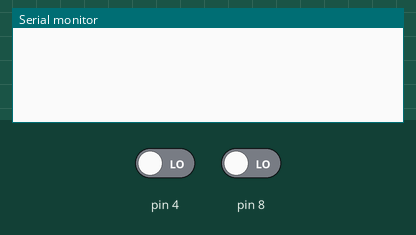
Simulated run of this sketch. Board: Arduino Uno, built with avr-gcc and run on an emulated ATmega328P. On the bench: the last lines printed to the serial monitor. Inputs (shaded band) come from the test bench; at power-on: pin 4 LOW, pin 8 LOW.

Above: at 1.2 s.
1.3 s: pin 4 driven HIGH
At 2.4 s:
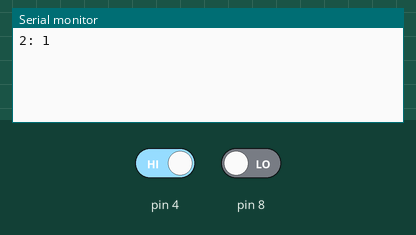
2.8 s: pin 8 driven HIGH
At 3.5 s:
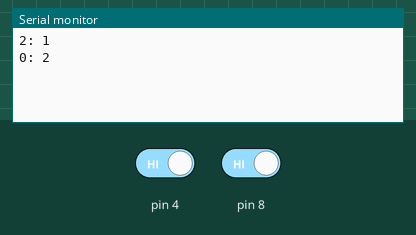
4.3 s: pin 4 driven LOW
At 4.7 s:
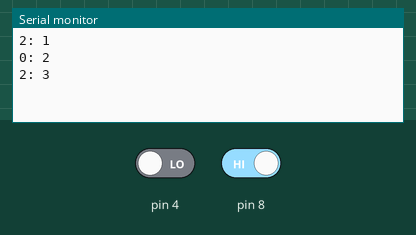
5.8 s: pin 8 driven LOW
At 7.0 s:
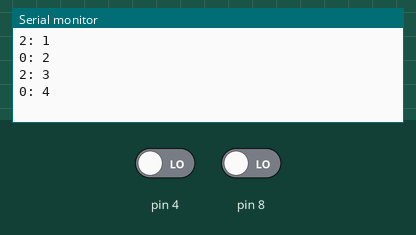
Timing chart, 0 to 8.3 s (numbered marks = the images above; inputs shaded):
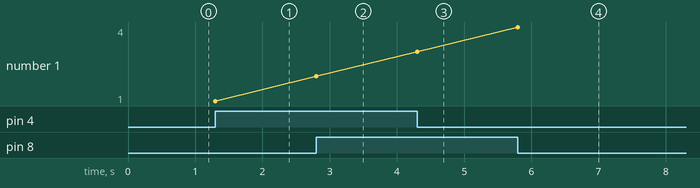

Measured:
- after the input at 1.3 s, the serial monitor: prints a new line at once (image 1)
- after the input at 2.8 s, the serial monitor: prints a new line at once (image 2)
- after the input at 4.3 s, the serial monitor: prints a new line at once (image 3)
- after the input at 5.8 s, the serial monitor: prints a new line at once (image 4)
- plotted number 1: 2 → 3 after the input at 4.3 s, 3 → 4 after the input at 5.8 s

The sketch:

pinChange.ino
```cpp
volatile int value = 0;

void setup()
{
  cli(); // disables interrupts
  PCICR |= 0b00000101; // Enables Ports B and D Pin Change Interrupts
  PCMSK0 |= 0b00000001; // PCINT0 -> Pin 8
  PCMSK2 |= 0b00010000;//PCINT20 -> Pin 4
  sei(); // enables interrupts

  Serial.begin(9600);
}

void loop()
{

}


ISR(PCINT0_vect)
{
  value++;
  Serial.print("0: ");
  Serial.println(value);
}

ISR(PCINT2_vect)
{
  value++;
  Serial.print("2: ");
  Serial.println(value);
}
```
